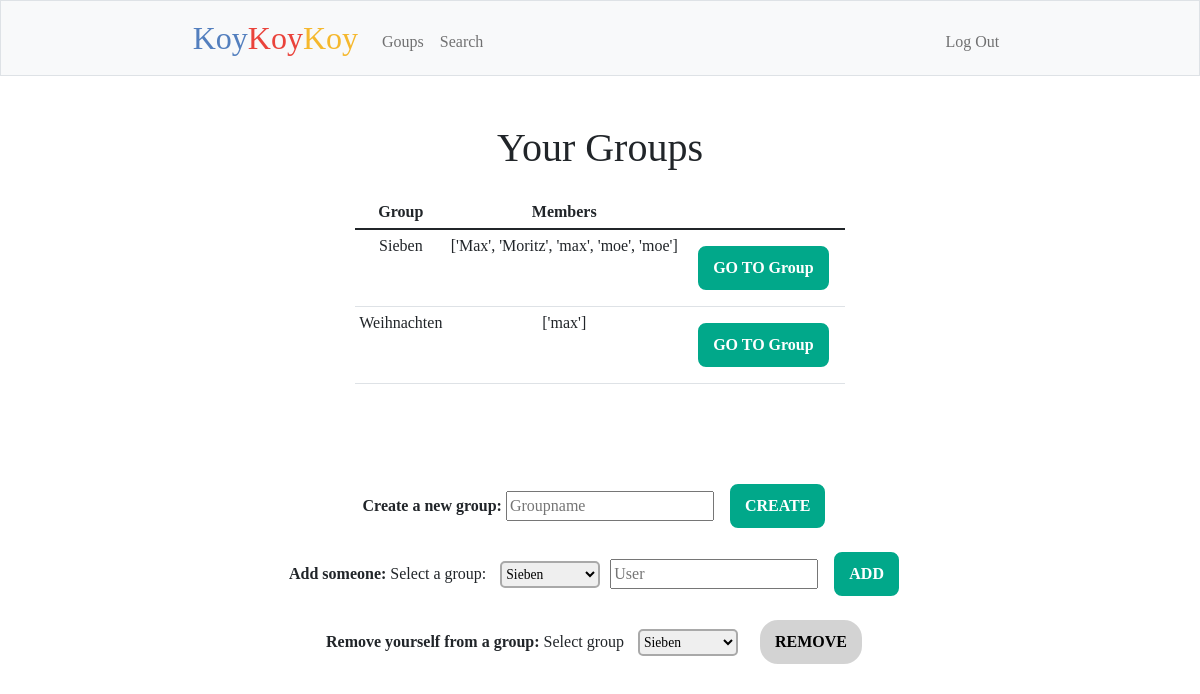
The app's page /groups (signed in), older data.
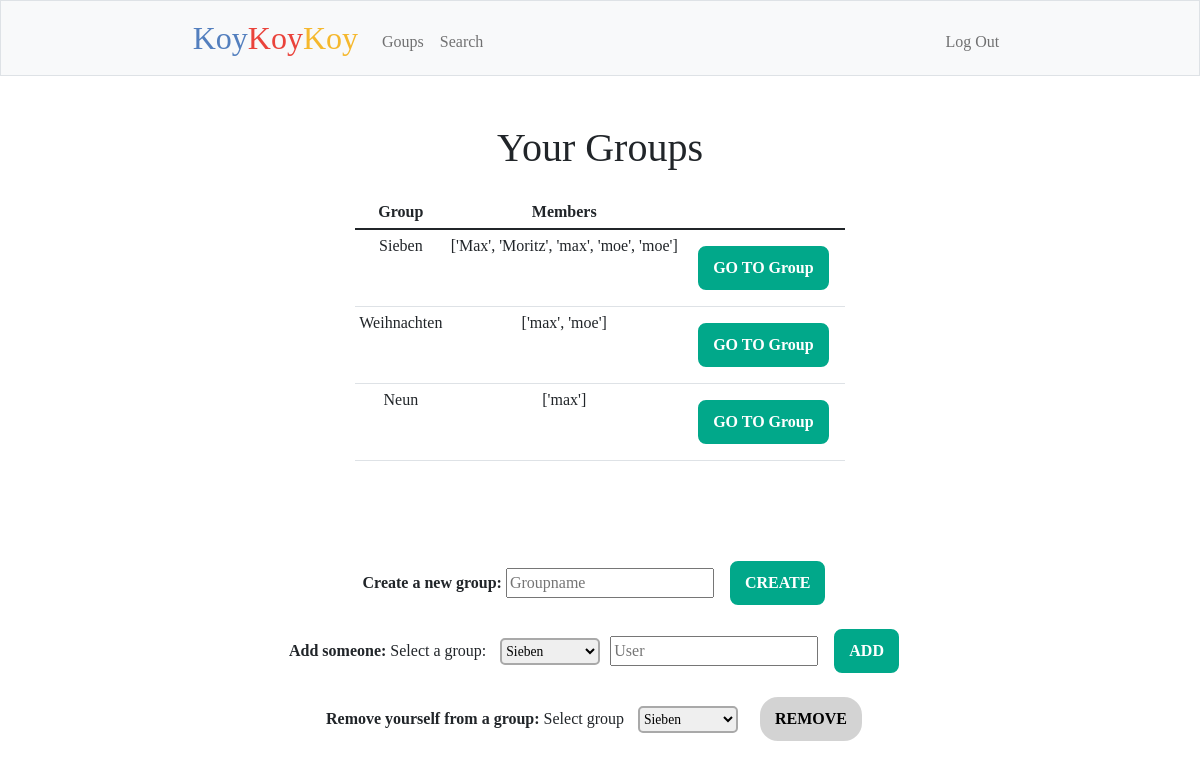
The same page, newer data.
### tables this page shows
CREATE TABLE groupmembers (id integer primary key AUTOINCREMENT, group_id integer, group_name text, user_id integer, username text);

### app.py (the view)
@app.route("/groups", methods=["GET", "POST"])
@login_required
def groups():
    session["groups"] = get_groups()
    if request.method == "POST":
        new_group = request.form.get("create_group")
        db.execute("INSERT INTO groups(group_name) VALUES (?)", (new_group,))
        new_group_id = db.execute("SELECT group_id FROM groups WHERE group_name = ?", (new_group,))
        new_group_id = db.fetchall()
        new_group_id = [x[0] for x in new_group_id][0]
        db.execute("INSERT INTO groupmembers(group_id, group_name, user_id, username) VALUES (?,?,?,?)", (new_group_id, new_group, session["user_id"], session["username"]))
        con.commit()
        session["groups"] = get_groups() # Update the session
        session["list_group_name_list"] = group_members()
        flash(f"Group *{new_group}* created:)")
        return render_template("groups.html", groups=session["groups"], list_group_name_list=session["list_group_name_list"])
    else:
        if not session["groups"]:
            flash(f"You don't have any groups yet :)")
            return render_template("groups.html")
        else:
            group_name_list = []
            list_group_name_list = []
            for i in range(len(session["groups"])):
                db.execute("select username from groupmembers WHERE group_name = ?", (session["groups"][i],))
                user_name = db.fetchall()
                for j in range(len(user_name)):
                    user_name_item = [x[0] for x in user_name][j]
                    group_name_list.append(user_name_item)
                list_group_name_list.append(group_name_list)
                session["list_group_name_list"] = list_group_name_list
                group_name_list = []
            return render_template("groups.html", groups=session["groups"], list_group_name_list=session["list_group_name_list"])

### app.py (called while the page is built)
def get_groups():
    db.execute("select group_name from groupmembers WHERE user_id = ?", (session["user_id"],))
    all_groups = db.fetchall()
    all_groups = [str(val[0]) for val in all_groups]
    return all_groups

### helpers.py (called while the page is built)
def login_required(f):
    @wraps(f)
    def decorated_function(*args, **kwargs):
        if session.get("user_id") is None:
            return redirect("/login")
        return f(*args, **kwargs)
    return decorated_function

### templates/groups.html (shortened to what this page needs)
{% extends "layout.html" %}
{% block main %}
<br>
<h1 class="h1">Your Groups</h1>
<table class="table table-sm">
    <thead>
        <tr>
            <th>Group</th>
            <th>Members</th>
        </tr>
    </thead>
    <tbody>
        {% for i in range(groups|count) %}
            <tr>
                <td>{{groups[i]}}</td>
                <td>{{ list_group_name_list[i] }}</td>
                <td>
                    <form action="/enter_group" method="POST">
                        <input class="btn_enter_group" type="submit" value="GO TO Group" id="btn_add">
                    </form>
                </td>
            </tr>
        {% endfor %}
    </tbody>
</table>
<br><br><br>
<div id="groups">
    <form action="/groups" method="POST">
        <label for="create_group"><b>Create a new group:</b></label>
        <input autofocus required="required" autocomplete="off" type="text" name="create_group" placeholder="Groupname">
        <input type="submit" value="CREATE" id="btn_add">
    </form>
</div>
<div id="add_user">
    <form action="/add_user" method="POST">
        <label for="add_user"><b>Add someone:</b></label>
        <label for="select_group">Select a group:</label>
        <select name="select_groups">
            {% for item in groups %}
                <option value="{{ item }}">{{ item }}</option>
            {% endfor %}
        <input autofocus required="required" autocomplete="off" type="text" name="add_user" placeholder="User">
        <input type="submit" value="ADD" id="btn_add">
    </form>
</div>
<div id="remove_yourself">
    <form action="/remove_yourself" method="POST">
        <label for="remove_yourself"><b>Remove yourself from a group:</b></label>
        <label for="select_group">Select group</label>
        <select name="select_removal_group">
            {% for item in groups %}
                <option value="{{ item }}">{{ item }}</option>
            {% endfor %}
        <input type="submit" value="REMOVE" id="btn_remove">
    </form>
</div>
{% endblock %}

### templates/layout.html (shortened to what this page needs)
<!DOCTYPE html>
<html>
    <head>
        <link href="https://cdn.jsdelivr.net/npm/bootstrap@5.1.3/dist/css/bootstrap.min.css" rel="stylesheet">
        <link href="/static/main.css" rel="stylesheet">
    </head>
    <body>
        <nav class="bg-light border navbar navbar-expand-md navbar-light">
            <div class="container-fluid">
                <a class="navbar-brand" href="/"><span class="blue">Koy</span><span class="red">Koy</span><span class="yellow">Koy</span></a>
                <div class="collapse navbar-collapse" id="navbar">
                    {% if session["user_id"] %}
                        <ul class="navbar-nav me-auto mt-2">
                            <li class="nav-item"><a class="nav-link" href="/groups">Goups</a></li>
                            <li class="nav-item"><a class="nav-link" href="/search">Search</a></li>
                        </ul>
                        <ul class="navbar-nav ms-auto mt-2">
                            <li class="nav-item"><a class="nav-link" href="/logout">Log Out</a></li>
                        </ul>
                    {% else %}
                        <ul class="navbar-nav ms-auto mt-2">
                            <li class="nav-item"><a class="nav-link" href="/register">Register</a></li>
                            <li class="nav-item"><a class="nav-link" href="/login">Log In</a></li>
                        </ul>
                    {% endif %}
                </div>
            </div>
        </nav>
        <div class="container-fluid">
        {% block main %}
        {% endblock%}
        </div>
    </body>
</html>

### static/main.css (style rules this page uses)
.container-fluid { text-align: center; font-family: "Verdana"; width: 70% }
#btn_remove { background-color: lightgray; color: black; font-weight: bold; border-radius: 20px; border: 2px solid white; margin: 10px; padding: 10px 15px; }
#btn_add { background-color: #01a88a; color: white; font-weight: bold; border-radius: 10px; border: 2px solid white; margin: 10px; padding: 10px 15px; }
select { font-family: Verdana; font-size: 0.85em; width: 100px; margin: 5px 10px; padding: 3px 0px; border: 2px solid darkgray; border-radius: 5px; }
nav .navbar-brand { font-size: xx-large; }
nav .navbar-brand .blue { color: #537fbe; }
nav .navbar-brand .red { color: #ea433b; }
nav .navbar-brand .yellow { color: #f5b82e; }
.table { margin-left: auto; margin-right: auto; width: 60% }
.table table-sm, td { vertical-align: center; text-align: center; }
.h1 { margin-top: 1.5rem; margin-bottom: 1.5rem; }

Row changes from the older to the newer data that the page shows:
added groupmembers: group_name "Neun"
Text that changed along with them:
new list line: "Weihnachten"
new list line: "['max', 'moe'] GO TO Group"
new list line: "['max'] GO TO Group"
list line gone: "Weihnachten"
list line gone: "['max'] GO TO Group"
